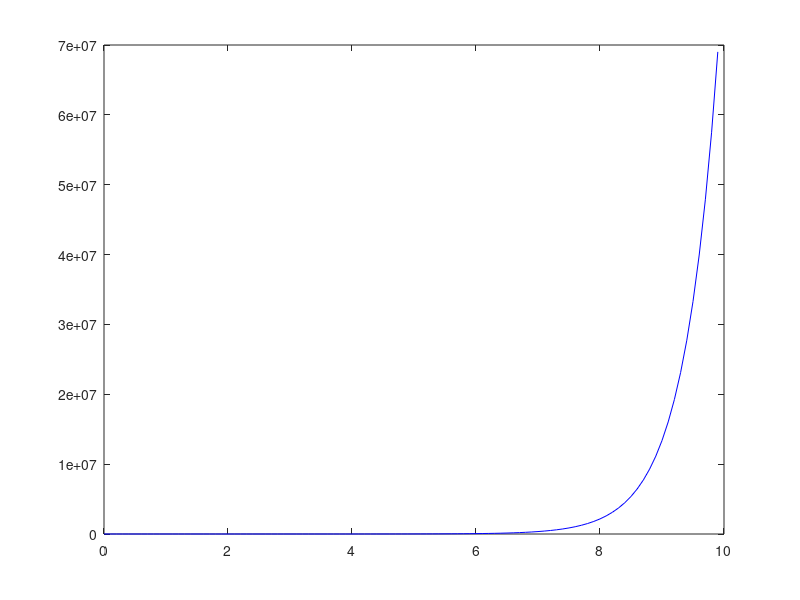
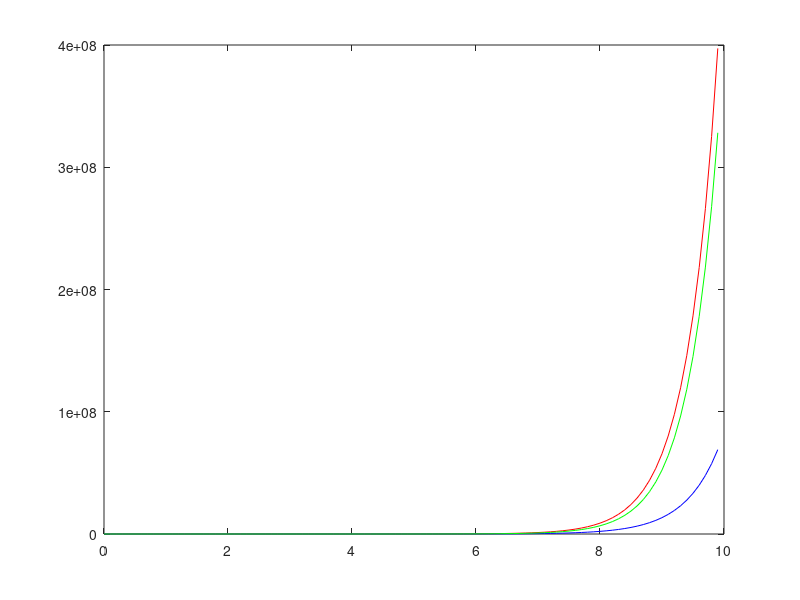

The MATLAB source for these figures, in order:
function euler_01

  %Condición y valor inicial%
  y0=2;
  t0=0;

  %Intervalos%
  dt=0.10;
  ndt=100;

  %Definición de vectores%
  y=zeros(ndt, 1);
  t=zeros(ndt, 1);

  %Establecer valores iniciales en vectores%
  y(1)=y0;
  t(1)=t0;

  %Euler%
  for j=1:ndt-1
    k1 = dt * f_ord_1(y(j), t(j));
    y(j+1) = y(j) + k1;
    t(j+1) = t(j) + dt;
  endfor

  figure(1)
  plot(t, y(:,1), 'b');

  %Comparación de Euler con función exacta%
  for i=1:ndt
    yex(i) = e^(2*t(i)) + t(i) + 1;
    err(i) = abs(yex(i)-y(i));
  endfor

  normerr = norm(err, inf);
  disp('Norma a infinito'), normerr;

  figure(2);
  plot(t, yex, 'r', t, y, 'b', t, err, 'g');

end

function fy=f_ord_1(z,x)
  fy=2*z-2*x-1;
end
